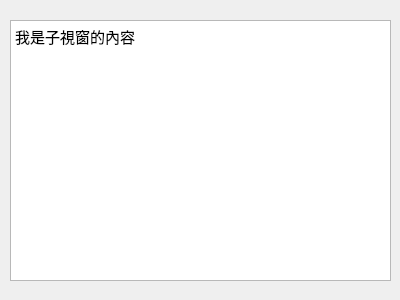
<?xml version="1.0" encoding="UTF-8"?>
<ui version="4.0">
 <class>Form</class>
 <widget class="QWidget" name="Form">
  <property name="geometry">
   <rect>
    <x>0</x>
    <y>0</y>
    <width>400</width>
    <height>300</height>
   </rect>
  </property>
  <property name="windowTitle">
   <string>Form</string>
  </property>
  <widget class="QTextEdit" name="textEdit">
   <property name="geometry">
    <rect>
     <x>10</x>
     <y>20</y>
     <width>381</width>
     <height>261</height>
    </rect>
   </property>
   <property name="html">
    <string>&lt;!DOCTYPE HTML PUBLIC &quot;-//W3C//DTD HTML 4.0//EN&quot; &quot;http://www.w3.org/TR/REC-html40/strict.dtd&quot;&gt;
&lt;html&gt;&lt;head&gt;&lt;meta name=&quot;qrichtext&quot; content=&quot;1&quot; /&gt;&lt;style type=&quot;text/css&quot;&gt;
p, li { white-space: pre-wrap; }
&lt;/style&gt;&lt;/head&gt;&lt;body style=&quot; font-family:'Ubuntu'; font-size:11pt; font-weight:400; font-style:normal;&quot;&gt;
&lt;p style=&quot; margin-top:0px; margin-bottom:0px; margin-left:0px; margin-right:0px; -qt-block-indent:0; text-indent:0px;&quot;&gt;我是子視窗的內容&lt;/p&gt;&lt;/body&gt;&lt;/html&gt;</string>
   </property>
  </widget>
 </widget>
 <resources/>
 <connections/>
</ui>
